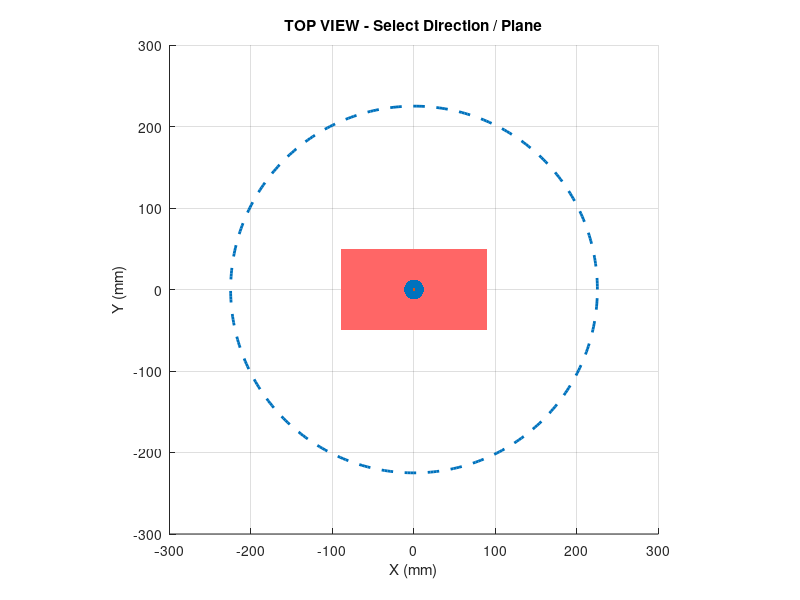
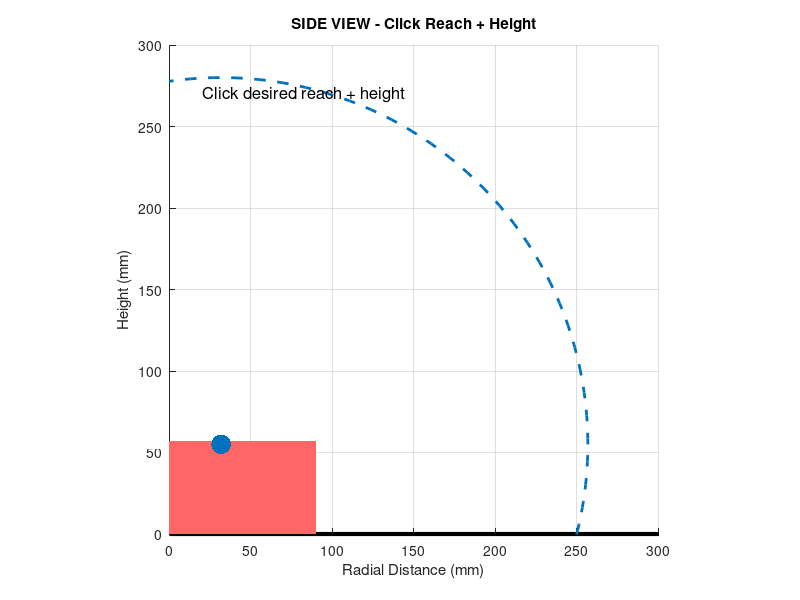

Source code (MATLAB) for these figures, in order: (Note: this script raises an error after producing the figures.)
clc;
clear;
close all;

set(0,'DefaultFigureWindowStyle','normal');

%% =====================================================
% OPENARM CYLINDRICAL MOTION PLANNER
%% =====================================================

% -----------------------------------------------------
% ARM GEOMETRY
% -----------------------------------------------------

L1 = 75;
L2 = 75;
L3 = 75;

shoulderOffset = 31.64;
shoulderHeight = 55;

maxReach = L1 + L2 + L3;

% -----------------------------------------------------
% DEADZONE
% -----------------------------------------------------

deadzoneLength = 180;
deadzoneWidth  = 100;
deadzoneHeight = 57;

safetyMargin = 8;

dzXMin = -deadzoneLength/2 - safetyMargin;
dzXMax =  deadzoneLength/2 + safetyMargin;

dzYMin = -deadzoneWidth/2 - safetyMargin;
dzYMax =  deadzoneWidth/2 + safetyMargin;

dzZMin = 0;
dzZMax = deadzoneHeight + safetyMargin;

% -----------------------------------------------------
% CURRENT STATE
% -----------------------------------------------------

currentBase = deg2rad(0);

currentTheta1 = deg2rad(40);
currentTheta2 = deg2rad(-30);
currentTheta3 = deg2rad(-10);

% -----------------------------------------------------
% MAIN WINDOW
% -----------------------------------------------------

animFig = figure( ...
    'Name','OpenArm Planner', ...
    'NumberTitle','off');

%% =====================================================
% MAIN LOOP
%% =====================================================

while true

    %% =================================================
    % TOP VIEW - SELECT PLANE
    %% =================================================

    topFig = figure( ...
        'Name','Top View', ...
        'NumberTitle','off');

    clf;

    hold on;
    grid on;
    axis equal;

    title('TOP VIEW - Select Direction / Plane');

    xlabel('X (mm)');
    ylabel('Y (mm)');

    xlim([-300 300]);
    ylim([-300 300]);

    %% Workspace Circle

    th = linspace(0,2*pi,400);

    plot( ...
        maxReach*cos(th), ...
        maxReach*sin(th), ...
        '--', ...
        'LineWidth',2);

    %% Deadzone

    rectangle( ...
        'Position', ...
        [ ...
        -deadzoneLength/2 ...
        -deadzoneWidth/2 ...
         deadzoneLength ...
         deadzoneWidth], ...
        'FaceColor',[1 0.4 0.4], ...
        'EdgeColor','none');

    %% Base

    scatter(0,0,200,'filled');

    %% User Click

    disp('Click desired arm direction');

    [planeX,planeY] = ginput(1);

    plot([0 planeX],[0 planeY], ...
        'LineWidth',2);

    scatter(planeX,planeY,250,'filled');

    drawnow;
    pause(0.2);

    close(topFig);

    %% =================================================
    % BASE ANGLE
    %% =================================================

    targetBase = atan2(planeY,planeX);

    %% =================================================
    % SIDE VIEW - SELECT REACH + HEIGHT
    %% =================================================

    sideFig = figure( ...
        'Name','Side View', ...
        'NumberTitle','off');

    clf;

    hold on;
    grid on;
    axis equal;

    title('SIDE VIEW - Click Reach + Height');

    xlabel('Radial Distance (mm)');
    ylabel('Height (mm)');

    xlim([0 300]);
    ylim([0 300]);

    %% Ground

    plot([0 400],[0 0], ...
        'k','LineWidth',3);

    %% Workspace Boundary

    plot( ...
        shoulderOffset + maxReach*cos(th), ...
        shoulderHeight + maxReach*sin(th), ...
        '--', ...
        'LineWidth',2);

    %% Deadzone

    rectangle( ...
        'Position', ...
        [0 0 deadzoneLength/2 deadzoneHeight], ...
        'FaceColor',[1 0.4 0.4], ...
        'EdgeColor','none');

    %% Shoulder

    scatter( ...
        shoulderOffset, ...
        shoulderHeight, ...
        200, ...
        'filled');

    %% Instructions

    text( ...
        20, ...
        270, ...
        'Click desired reach + height', ...
        'FontSize',12);

    %% User Click

    [radialTarget,zt] = ginput(1);

    zt = max(zt,5);

    %% Draw Target

    scatter( ...
        radialTarget, ...
        zt, ...
        250, ...
        'filled');

    plot( ...
        [radialTarget radialTarget], ...
        [0 zt], ...
        ':', ...
        'LineWidth',1.5);

    plot( ...
        [0 radialTarget], ...
        [zt zt], ...
        ':', ...
        'LineWidth',1.5);

    drawnow;
    pause(0.2);

    close(sideFig);

    %% =================================================
    % CYLINDRICAL -> CARTESIAN
    %% =================================================

    xt = radialTarget*cos(targetBase);
    yt = radialTarget*sin(targetBase);

    %% =================================================
    % PLANNING SCREEN
    %% =================================================

    figure(animFig);

    clf;
    axis off;

    text( ...
        0.1, ...
        0.5, ...
        'Searching for optimal collision-free path...', ...
        'FontSize',18);

    drawnow;

    %% =================================================
    % MONTE CARLO SEARCH
    %% =================================================

    bestCost = inf;
    validPathFound = false;
    bestTrajectory = [];

    bestBase = currentBase;
    bestT1 = currentTheta1;
    bestT2 = currentTheta2;
    bestT3 = currentTheta3;

    numAttempts = 1000;

    for attempt = 1:numAttempts

        %% Progress Display

        if mod(attempt,25) == 1

            figure(animFig);

            clf;
            axis off;

            text( ...
                0.08, ...
                0.55, ...
                sprintf( ...
                'Searching paths... %d / %d', ...
                attempt, ...
                numAttempts), ...
                'FontSize',18);

            text( ...
                0.08, ...
                0.42, ...
                'Testing alternate trajectories...', ...
                'FontSize',12);

            drawnow;

        end

        %% =================================================
        % RANDOM WAYPOINT STRATEGIES
        %% =================================================

        mode = randi(7);

        switch mode

            case 1

                waypoints = [
                    xt yt zt];

            case 2

                waypoints = [
                    xt yt zt+80+rand()*100;
                    xt yt zt];

            case 3

                waypoints = [
                    0 0 max(zt+120,90);
                    xt yt zt];

            case 4

                retractScale = 0.3 + 0.4*rand();

                waypoints = [
                    xt*retractScale ...
                    yt*retractScale ...
                    zt+80+rand()*80;

                    xt yt zt];

            case 5

                rr = radialTarget*(0.2 + 0.6*rand());

                aa = targetBase + ...
                    (rand()-0.5)*deg2rad(40);

                waypoints = [
                    rr*cos(aa) ...
                    rr*sin(aa) ...
                    zt+100+rand()*120;

                    xt yt zt];

            case 6

                waypoints = [
                    xt yt zt+160;
                    xt yt zt];

            otherwise

                rr = radialTarget*(0.3 + 0.5*rand());

                aa = targetBase + ...
                    (rand()-0.5)*deg2rad(60);

                waypoints = [
                    rr*cos(aa) ...
                    rr*sin(aa) ...
                    zt+140+rand()*80;

                    xt yt zt];

        end

        %% =================================================
        % TEMP STATE
        %% =================================================

        tempBase = currentBase;

        tempT1 = currentTheta1;
        tempT2 = currentTheta2;
        tempT3 = currentTheta3;

        fullTrajectory = struct( ...
            'base',{}, ...
            't1',{}, ...
            't2',{}, ...
            't3',{});

        pathValid = true;
        totalCost = 0;

        %% =================================================
        % SOLVE WAYPOINTS
        %% =================================================

        for wp = 1:size(waypoints,1)

            tx = waypoints(wp,1);
            ty = waypoints(wp,2);
            tz = waypoints(wp,3);

            %% Cylindrical

            baseAngle = atan2(ty,tx);

            radial = sqrt(tx^2 + ty^2);

            dx = radial - shoulderOffset;
            dz = tz - shoulderHeight;

            %% Reachability

            totalDistance = sqrt(dx^2 + dz^2);

            if totalDistance > maxReach

                pathValid = false;
                break;

            end

            %% End Effector Angle

            desiredAngle = atan2(dz,dx);

            %% Wrist Position

            wristX = dx - L3*cos(desiredAngle);
            wristZ = dz - L3*sin(desiredAngle);

            wristDistance = ...
                sqrt(wristX^2 + wristZ^2);

            if wristDistance > (L1 + L2)

                pathValid = false;
                break;

            end

            %% IK

            D = ( ...
                wristX^2 + wristZ^2 ...
                - L1^2 - L2^2) ...
                / (2*L1*L2);

            D = max(min(D,1),-1);

            solutions = [];

            for signValue = [-1 1]

                theta2 = atan2( ...
                    signValue*sqrt(1-D^2), ...
                    D);

                theta1 = atan2( ...
                    wristZ, ...
                    wristX) ...
                    - atan2( ...
                    L2*sin(theta2), ...
                    L1 + L2*cos(theta2));

                theta3 = desiredAngle ...
                    - theta1 ...
                    - theta2;

                cost = ...
                    abs(theta1-tempT1) ...
                    + abs(theta2-tempT2) ...
                    + abs(theta3-tempT3);

                solutions = [solutions;
                    theta1 theta2 theta3 cost];

            end

            %% Best IK

            [~,idx] = min(solutions(:,4));

            targetT1 = solutions(idx,1);
            targetT2 = solutions(idx,2);
            targetT3 = solutions(idx,3);

            %% =================================================
            % TRAJECTORY
            %% =================================================

            steps = 45;

            s = linspace(0,1,steps);

            smoothS = 3*s.^2 - 2*s.^3;

            trajBase = tempBase + ...
                smoothS*(baseAngle-tempBase);

            traj1 = tempT1 + ...
                smoothS*(targetT1-tempT1);

            traj2 = tempT2 + ...
                smoothS*(targetT2-tempT2);

            traj3 = tempT3 + ...
                smoothS*(targetT3-tempT3);

            %% =================================================
            % COLLISION CHECK
            %% =================================================

            trajectoryValid = true;
            minDistance = inf;

            for i = 1:steps

                base = trajBase(i);

                t1 = traj1(i);
                t2 = traj2(i);
                t3 = traj3(i);

                %% FK

                sx = shoulderOffset*cos(base);
                sy = shoulderOffset*sin(base);
                sz = shoulderHeight;

                px1 = L1*cos(t1);
                pz1 = L1*sin(t1);

                px2 = px1 + L2*cos(t1+t2);
                pz2 = pz1 + L2*sin(t1+t2);

                px3 = px2 + L3*cos(t1+t2+t3);
                pz3 = pz2 + L3*sin(t1+t2+t3);

                x1 = sx;
                y1 = sy;
                z1 = sz;

                x2 = sx + px1*cos(base);
                y2 = sy + px1*sin(base);
                z2 = sz + pz1;

                x3 = sx + px2*cos(base);
                y3 = sy + px2*sin(base);
                z3 = sz + pz2;

                x4 = sx + px3*cos(base);
                y4 = sy + px3*sin(base);
                z4 = sz + pz3;

                %% Distal Links Only

                links = [
                    x2 y2 z2 x3 y3 z3;
                    x3 y3 z3 x4 y4 z4];

                for L = 1:size(links,1)

                    xs = links(L,1);
                    ys = links(L,2);
                    zs = links(L,3);

                    xe = links(L,4);
                    ye = links(L,5);
                    ze = links(L,6);

                    %% Dense Sampling

                    for t = linspace(0,1,25)

                        px = xs + t*(xe-xs);
                        py = ys + t*(ye-ys);
                        pz = zs + t*(ze-zs);

                        %% Ground

                        if pz < 0
                            trajectoryValid = false;
                        end

                        %% Deadzone

                        insideX = ...
                            px > dzXMin ...
                            && px < dzXMax;

                        insideY = ...
                            py > dzYMin ...
                            && py < dzYMax;

                        insideZ = ...
                            pz > dzZMin ...
                            && pz < dzZMax;

                        if insideX && insideY && insideZ

                            trajectoryValid = false;

                        end

                        %% Distance

                        dxBox = max([ ...
                            dzXMin-px ...
                            0 ...
                            px-dzXMax]);

                        dyBox = max([ ...
                            dzYMin-py ...
                            0 ...
                            py-dzYMax]);

                        dzBox = max([ ...
                            dzZMin-pz ...
                            0 ...
                            pz-dzZMax]);

                        distBox = sqrt( ...
                            dxBox^2 + ...
                            dyBox^2 + ...
                            dzBox^2);

                        minDistance = ...
                            min(minDistance,distBox);

                    end

                end

            end

            %% Invalid

            if ~trajectoryValid

                pathValid = false;
                break;

            end

            %% Cost

            segmentCost = ...
                abs(targetT1-tempT1) ...
                + abs(targetT2-tempT2) ...
                + abs(targetT3-tempT3) ...
                + 0.02*(1/max(minDistance,1));

            totalCost = totalCost + segmentCost;

            %% Store Segment

            seg.base = trajBase;
            seg.t1 = traj1;
            seg.t2 = traj2;
            seg.t3 = traj3;

            fullTrajectory = [
                fullTrajectory;
                seg];

            %% Update State

            tempBase = baseAngle;

            tempT1 = targetT1;
            tempT2 = targetT2;
            tempT3 = targetT3;

        end

        %% =================================================
        % BEST PATH
        %% =================================================

        if pathValid

            validPathFound = true;

            if totalCost < bestCost

                bestCost = totalCost;

                bestTrajectory = fullTrajectory;

                bestBase = tempBase;
                bestT1 = tempT1;
                bestT2 = tempT2;
                bestT3 = tempT3;

            end

        end

    end

    %% =================================================
    % NO VALID PATH
    %% =================================================

    if ~validPathFound

        figure(animFig);

        clf;
        axis off;

        text( ...
            0.2, ...
            0.5, ...
            'No valid path found.', ...
            'FontSize',18);

        drawnow;

        choice = menu( ...
            'No valid path found', ...
            'Choose Another Target', ...
            'Exit');

        if choice == 2

            close(animFig);
            break;

        else

            continue;

        end

    end

    %% =================================================
    % ANIMATION
    %% =================================================

    figure(animFig);

    for seg = 1:length(bestTrajectory)

        trajBase = bestTrajectory(seg).base;

        traj1 = bestTrajectory(seg).t1;
        traj2 = bestTrajectory(seg).t2;
        traj3 = bestTrajectory(seg).t3;

        for i = 1:length(trajBase)

            clf;

            hold on;
            grid on;
            axis equal;

            view(45,30);

            xlabel('X');
            ylabel('Y');
            zlabel('Z');

            xlim([-300 300]);
            ylim([-300 300]);
            zlim([0 300]);

            title('OPENARM MOTION');

            %% Ground

            fill3( ...
                [-400 400 400 -400], ...
                [-400 -400 400 400], ...
                [0 0 0 0], ...
                [0.9 0.9 0.9]);

            %% Deadzone

            dzX = [-90 90 90 -90 -90 90 90 -90];
            dzY = [-50 -50 50 50 -50 -50 50 50];
            dzZ = [0 0 0 0 57 57 57 57];

            faces = [
                1 2 3 4;
                5 6 7 8;
                1 2 6 5;
                2 3 7 6;
                3 4 8 7;
                4 1 5 8];

            patch( ...
                'Vertices',[dzX' dzY' dzZ'], ...
                'Faces',faces, ...
                'FaceColor',[1 0.4 0.4], ...
                'FaceAlpha',0.4);

            %% FK

            base = trajBase(i);

            t1 = traj1(i);
            t2 = traj2(i);
            t3 = traj3(i);

            sx = shoulderOffset*cos(base);
            sy = shoulderOffset*sin(base);
            sz = shoulderHeight;

            px1 = L1*cos(t1);
            pz1 = L1*sin(t1);

            px2 = px1 + L2*cos(t1+t2);
            pz2 = pz1 + L2*sin(t1+t2);

            px3 = px2 + L3*cos(t1+t2+t3);
            pz3 = pz2 + L3*sin(t1+t2+t3);

            x0 = 0;
            y0 = 0;
            z0 = 0;

            x1 = sx;
            y1 = sy;
            z1 = sz;

            x2 = sx + px1*cos(base);
            y2 = sy + px1*sin(base);
            z2 = sz + pz1;

            x3 = sx + px2*cos(base);
            y3 = sy + px2*sin(base);
            z3 = sz + pz2;

            x4 = sx + px3*cos(base);
            y4 = sy + px3*sin(base);
            z4 = sz + pz3;

            %% Draw Arm

            plot3([x0 x1],[y0 y1],[z0 z1], ...
                'LineWidth',5);

            plot3([x1 x2],[y1 y2],[z1 z2], ...
                'LineWidth',5);

            plot3([x2 x3],[y2 y3],[z2 z3], ...
                'LineWidth',5);

            plot3([x3 x4],[y3 y4],[z3 z4], ...
                'LineWidth',5);

            %% Joints

            scatter3( ...
                [x0 x1 x2 x3 x4], ...
                [y0 y1 y2 y3 y4], ...
                [z0 z1 z2 z3 z4], ...
                120, ...
                'filled');

            %% Target

            scatter3( ...
                xt, ...
                yt, ...
                zt, ...
                250, ...
                'filled');

            drawnow;

            pause(0.015);

        end

    end

    %% Save Final State

    currentBase = bestBase;

    currentTheta1 = bestT1;
    currentTheta2 = bestT2;
    currentTheta3 = bestT3;

    %% USER MENU

    choice = menu( ...
        'Path Complete', ...
        'Choose Another Target', ...
        'Exit');

    if choice == 2

        close(animFig);
        break;

    end

end
